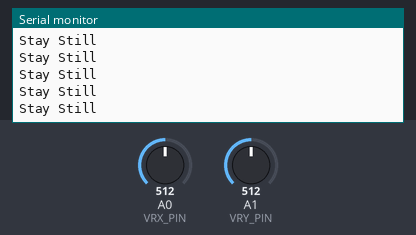
Simulated run of this sketch. Board: Arduino Uno, built with avr-gcc and run on an emulated ATmega328P. Shown: the last lines printed to the serial monitor. The test bench sets the inputs (shaded band); at power-on: A0 (VRX_PIN) = 512, A1 (VRY_PIN) = 512.

Above: at 1.2 s.
1.3 s: A0 (VRX_PIN) set to 766
2.8 s: A0 (VRX_PIN) set to 797
At 2.96 s:
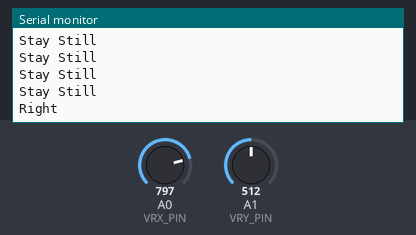
4.7 s: A1 (VRY_PIN) set to 767
At 4.77 s:
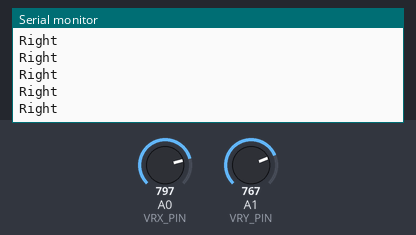
6.2 s: A1 (VRY_PIN) set to 794
At 6.38 s:
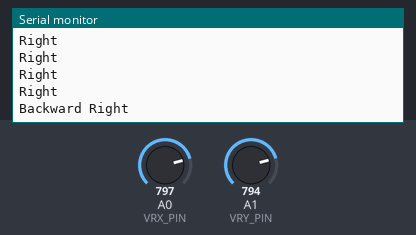

Measured:
- the behaviour switches between 781 and 782 on A0 (VRX_PIN) (found by bisection; images 0 and 1)
- the behaviour switches between 781 and 782 on A1 (VRY_PIN) (found by bisection; images 2 and 3)
- after the input at 2.8 s, the serial monitor: prints a new line at once (image 1)
- after the input at 6.2 s, the serial monitor: prints a new line at once (image 3)

The sketch:

remote_test_2_controller.ino
```cpp
//Joystick Base Code
//14.11.2024
//Nikitha Prabhakar

/*
This code is a base for the analogue joystick
It defines 9 movement regions and if an input doesn't fall in a region, it defaults to "stay still"
I've tried two sets of ranges with varying border width. The border width appears to affect the "Stay Still" radius and so it's still proned to slippage.
Hopefully we can correct this in the physical controller design
**Please ensure the VRx,VRy pins are connected correctly**
The switch case is at the end of the code!
*/

#define VRX_PIN  A0 // Arduino pin connected to VRX pin
#define VRY_PIN  A1 // Arduino pin connected to VRY pin
#include <SoftwareSerial.h>

SoftwareSerial BTSerial(11, 12);

int xValue = 0; // To store value of the X axis
int yValue = 0; // To store value of the Y axis

void setup() {
  Serial.begin(9600);
  BTSerial.begin(38400);
}
int Position(int coordinate) {
  //two area sizes tested to see the effect on the joystick control.
  //smaller border = smaller "stay still" radius for the joystick
  /*
    int ranges[3][2]= {
    {0,293},
    {365,654},
    {730,1023}
  };*/
  //larger border = larger "stay still" radius for the joystick
  int ranges[3][2]= {
    {0,241},
    {391,632},
    {782,1023}
  };

  //initialising the values that determine if the value falls into a defined region and which region the value falls it into
  int value_set = 0;
  int pos = 0;

  //loops through the 3 ranges defined in the array "ranges"
  for(int i=0; i<3; i++){
    //sets the lower and upper limit for the region from the array
    int lower = ranges[i][0];
    int higher = ranges[i][1];
    //if the value falls within the tested range, the position is set to the iteration number and the "value has been set"
    if(lower<=coordinate && coordinate<=higher){
      pos = i;
      value_set = 1;
    };
  };
  //if the value doesn't fit in a region it defaults to "stay still" and for tracking the variables, it sets "value_set" to 1
  if(value_set == 0){
    value_set = 1;
    pos = 1;
  };
  return pos;
}

void loop() {
  //Gets the x and y coordinates NOTE: Make sure the pins are wired correctly, I ran into issues with this.
  int xValue = analogRead(VRX_PIN);
  int yValue = analogRead(VRY_PIN);

  //This is the joystick region map based on the controller testing naming convention
  int region_map[3][3]= {
    {8,1,2},
    {7,0,3},
    {6,5,4}
  };
  /*
  //Used for testing and retrieving the x,y coordinates
  BTSerial.print("x = ");
  BTSerial.print(xValue);
  BTSerial.print(", y = ");
  BTSerial.println(yValue);
  delay(200);
  */

  //Uses the Position function to get the horizontal and vertical joystick map coordinates. The horizontal maps left to right. The vertical maps top to bottom.
  int pos_hz = Position(xValue);
  int pos_vt = Position(yValue);

  /*
  //Used for testing and retrieving region map coordinates
  BTSerial.print("hz = ");
  BTSerial.print(pos_hz);
  BTSerial.print(", vt = ");
  BTSerial.println(pos_vt);
  delay(200);
  */

  //Selects the correct case number from the region map
  int case_number = region_map[pos_vt][pos_hz];
  /*Serial.println(case_number);
  delay(200);
  */

  //Switch case that uses the controller test naming convention to output the respective movement.
  //Please insert your functions into the cases.
  switch(case_number) {
  case 0:
    Serial.println("Stay Still");
    BTSerial.write('0');
    break;
  case 1:
    Serial.println("Forward");
    BTSerial.write('1');
    break;
  case 2:
    Serial.println("Forward Right");
    BTSerial.write('2');
    break;
  case 3:
    Serial.println("Right");
    BTSerial.write('3');
    break;
  case 4:
    Serial.println("Backward Right");
    BTSerial.write('4');
    break;
  case 5:
    Serial.println("Backward");
    BTSerial.write('5');
    break;
  case 6:
    Serial.println("Backward Left");
    BTSerial.write('6');
    break;
  case 7:
    Serial.println("Left");
    BTSerial.write('7');
    break;
  case 8:
    Serial.println("Forward Left");
    BTSerial.write('8');
    break;
  }

  //delay gives it a chance to breathe!
  delay(200);

}
```
